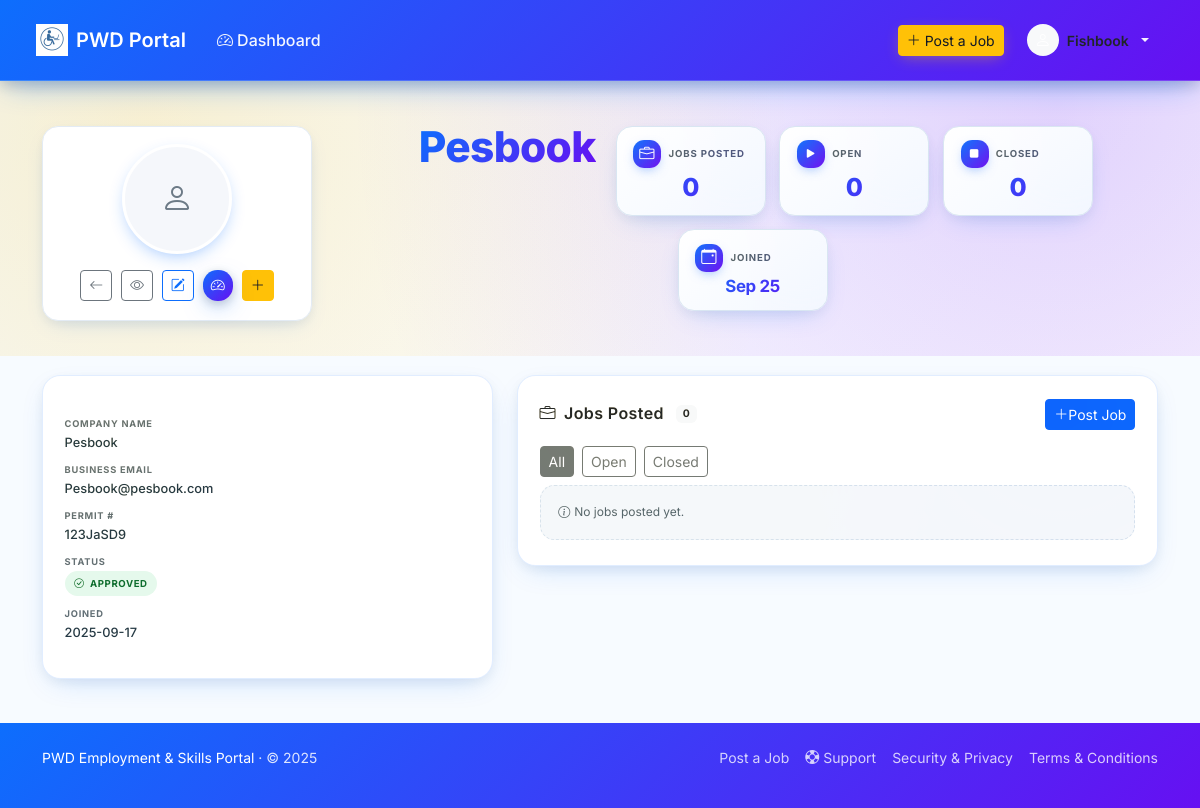
/public/employer_profile.php (signed in), run on the app's committed database.
### tables this page shows
CREATE TABLE `users` (
  `user_id` varchar(40) NOT NULL,
  `name` varchar(120) NOT NULL,
  `date_of_birth` date DEFAULT NULL,
  `gender` enum('Male','Female','Non-binary','Prefer not to say') DEFAULT NULL,
  `phone` varchar(30) DEFAULT NULL,
  `region` varchar(100) DEFAULT NULL,
  `province` varchar(100) DEFAULT NULL,
  `city` varchar(100) DEFAULT NULL,
  `full_address` varchar(255) DEFAULT NULL,
  `email` varchar(180) NOT NULL,
  `password` varchar(255) DEFAULT NULL,
  `role` enum('job_seeker','employer','admin') NOT NULL DEFAULT 'job_seeker',
  `experience` int(11) DEFAULT 0,
  `education` varchar(120) DEFAULT NULL,
  `education_level` varchar(120) DEFAULT NULL,
  `primary_skill_summary` text DEFAULT NULL,
  `profile_completeness` tinyint(3) UNSIGNED NOT NULL DEFAULT 0,
  `profile_last_calculated` datetime DEFAULT NULL,
  `disability` varchar(255) DEFAULT NULL,
  `disability_type` varchar(120) DEFAULT NULL,
  `disability_severity` enum('Mild','Moderate','Severe') DEFAULT NULL,
  `assistive_devices` varchar(255) DEFAULT NULL,
  `pwd_id_number` varbinary(255) DEFAULT NULL,
  `pwd_id_last4` varchar(8) DEFAULT NULL,
  `pwd_id_status` enum('None','Pending','Verified','Rejected') NOT NULL DEFAULT 'None',
  `job_seeker_status` enum('Active','Suspended') NOT NULL DEFAULT 'Active',
  `pwd_id_review_note` text DEFAULT NULL,
  `pwd_id_reviewed_at` datetime DEFAULT NULL,
  `pwd_id_reviewed_by` varchar(40) DEFAULT NULL,
  `resume` varchar(255) DEFAULT NULL,
  `video_intro` varchar(255) DEFAULT NULL,
  `expected_salary_currency` varchar(8) DEFAULT 'PHP',
  `expected_salary_min` int(11) DEFAULT NULL,
  `expected_salary_max` int(11) DEFAULT NULL,
  `expected_salary_period` enum('monthly','yearly','hourly') DEFAULT 'monthly',
  `interests` text DEFAULT NULL,
  `accessibility_preferences` varchar(255) DEFAULT NULL,
  `preferred_location` varchar(255) DEFAULT NULL,
  `preferred_work_setup` enum('On-site','Hybrid','Remote') DEFAULT NULL,
  `created_at` timestamp NOT NULL DEFAULT current_timestamp(),
  `company_name` varchar(255) DEFAULT '',
  `business_email` varchar(255) DEFAULT '',
  `company_website` varchar(255) DEFAULT NULL,
  `company_phone` varchar(64) DEFAULT NULL,
  `business_permit_number` varchar(100) DEFAULT NULL,
  `employer_status` enum('Pending','Approved','Suspended','Rejected') DEFAULT 'Pending',
  `suspension_reason` text DEFAULT NULL,
  `employer_doc` varchar(255) DEFAULT '',
  `profile_picture` varchar(255) DEFAULT NULL,
  `deleted_at` datetime DEFAULT NULL
);

### classes/User.php (called while the page is built, shortened)
<?php
class User {
    public static function findById(string $id): ?self {
        $pdo = Database::getConnection();
        $stmt = $pdo->prepare("SELECT * FROM users WHERE user_id=? LIMIT 1");
        $stmt->execute([$id]);
        $row = $stmt->fetch(PDO::FETCH_ASSOC);
        return new self($row);
    }
}

### public/employer_profile.php (the view, shortened to what this page needs)
<?php
require_once '../classes/User.php';
$viewerId   = $_SESSION['user_id'] ?? null;
$viewerRole = $_SESSION['role'] ?? '';
$userParam  = $_GET['user_id'] ?? '';
if ($userParam === '' && $viewerRole === 'employer') {
    $userParam = $viewerId;
}
$employer = User::findById($userParam);
$backUrl  = $_SERVER['HTTP_REFERER'] ?? 'index.php';
$isSelf = ($viewerRole === 'employer' && $viewerId === $employer->user_id);
$canSeePrivate = $isSelf || ($viewerRole === 'admin');
$jobs = [];
try {
    $pdo = Database::getConnection();
    $stmt = $pdo->prepare("
        SELECT job_id, title, status, created_at, employment_type, salary_min, salary_max, salary_currency
        FROM jobs
        WHERE employer_id=?
        ORDER BY created_at DESC
        LIMIT 200
    ");
    $stmt->execute([$employer->user_id]);
    $jobs = $stmt->fetchAll(PDO::FETCH_ASSOC);
} catch (Throwable $e) {
    $jobs = [];
}
include '../includes/header.php';
include '../includes/nav.php';
$joinDate = null;
if (!empty($employer->created_at)) {
    $ts = strtotime($employer->created_at);
    if ($ts && $ts > 0) $joinDate = date('Y-m-d',$ts);
}
?>
<div class="emp-profile-hero">
  <div class="container">
    <div class="emp-hero-grid">
      <aside class="emp-hero-left fade-up">
        <div class="emp-hero-left-inner text-center">
          <div class="ep-avatar mb-2">
            <?php if (!empty($employer->profile_picture)): ?>
              <img src="../<?php echo htmlspecialchars($employer->profile_picture); ?>" alt="Profile" style="width:100%;height:100%;object-fit:cover;"/>
            <?php else: ?>
              <i class="bi bi-person"></i>
            <?php endif; ?>
          </div>
          <div class="emp-actions">
            <a href="<?php echo htmlspecialchars($backUrl); ?>" class="btn btn-outline-secondary btn-sm"><i class="bi bi-arrow-left"></i></a>
            <a href="company.php?user_id=<?php echo urlencode($employer->user_id); ?>" class="btn btn-outline-secondary btn-sm" title="View public page"><i class="bi bi-eye"></i></a>
            <?php if ($isSelf): ?>
              <a href="employer_edit.php" class="btn btn-outline-primary btn-sm" title="Edit"><i class="bi bi-pencil-square"></i></a>
              <a href="employer_dashboard.php" class="btn btn-gradient btn-sm" title="Dashboard"><i class="bi bi-speedometer2"></i></a>
              <a href="jobs_create.php" class="btn btn-accent btn-sm" title="Post Job"><i class="bi bi-plus-lg"></i></a>
            <?php endif; ?>
          </div>
        </div>
      </aside>
      <div class="emp-hero-right min-w-0">
        <div class="emp-metrics name-inline fade-up fade-delay-2" aria-label="Quick statistics and employer name">
          <div class="emp-metric name"><span class="val emp-name"><?php echo htmlspecialchars($employer->company_name ?: $employer->name ?: 'Employer'); ?></span></div>
          <div class="emp-metric"><span class="lbl"><span class="icon"><i class="bi bi-briefcase"></i></span>Jobs Posted</span><span class="val"><?php echo count($jobs); ?></span></div>
          <?php $openCt = count(array_filter($jobs, fn($j)=>$j['status']==='Open')); $closedCt = count(array_filter($jobs, fn($j)=>$j['status']==='Closed')); ?>
          <div class="emp-metric"><span class="lbl"><span class="icon"><i class="bi bi-play-fill"></i></span>Open</span><span class="val"><?php echo $openCt; ?></span></div>
          <div class="emp-metric"><span class="lbl"><span class="icon"><i class="bi bi-stop-fill"></i></span>Closed</span><span class="val"><?php echo $closedCt; ?></span></div>
          <?php if ($joinDate): ?><div class="emp-metric joined"><span class="lbl"><span class="icon"><i class="bi bi-calendar-event"></i></span>Joined</span><span class="val"><?php echo htmlspecialchars(date('M y', strtotime($joinDate))); ?></span></div><?php endif; ?>
        </div>
      </div>
    </div>
  </div>
</div>
<div class="container ep-shell pb-4">
  <div class="row g-4">
    <div class="col-lg-5">
      <div class="ep-left-card h-100">
        <dl class="ep-details-dl">
          <dt>Company Name</dt>
          <dd><?php echo htmlspecialchars($employer->company_name ?: $employer->name); ?></dd>
          <?php if ($canSeePrivate && $employer->business_email): ?>
            <dt>Business Email</dt>
            <dd><?php echo htmlspecialchars($employer->business_email); ?></dd>
          <?php endif; ?>
          <?php if ($canSeePrivate && $employer->business_permit_number): ?>
            <dt>Permit #</dt>
            <dd><?php echo htmlspecialchars($employer->business_permit_number); ?></dd>
          <?php endif; ?>
          <?php if ($canSeePrivate && $employer->employer_status): ?>
            <dt>Status</dt>
            <dd>
              <?php $st=$employer->employer_status; $cls=strtolower($st); ?>
              <span class="ep-badge-status <?php echo htmlspecialchars($cls); ?>">
                <i class="bi bi-<?php echo $st==='Approved'?'check-circle':($st==='Suspended'?'exclamation-triangle':($st==='Rejected'?'x-circle':'hourglass-split')); ?>"></i>
                <?php echo htmlspecialchars($st); ?>
              </span>
            </dd>
          <?php endif; ?>
          <?php if ($joinDate): ?>
            <dt>Joined</dt>
            <dd><?php echo htmlspecialchars($joinDate); ?></dd>
          <?php endif; ?>
        </dl>
      </div>
    </div>
    <div class="col-lg-7">
      <div class="ep-jobs-card">
        <div class="ep-jobs-head">
          <h2><i class="bi bi-briefcase"></i><span>Jobs Posted</span><span class="badge bg-light text-dark ms-1" style="font-size:.65rem;"><?php echo count($jobs); ?></span></h2>
          <?php if ($isSelf): ?><a href="jobs_create.php" class="btn btn-primary btn-sm"><i class="bi bi-plus-lg"></i><span>Post Job</span></a><?php endif; ?>
        </div>
        <div class="d-flex flex-wrap gap-2 mb-2" role="toolbar" aria-label="Filter jobs by status">
          <button type="button" class="btn btn-sm btn-outline-secondary active" data-filter="all">All</button>
          <button type="button" class="btn btn-sm btn-outline-secondary" data-filter="open">Open</button>
          <button type="button" class="btn btn-sm btn-outline-secondary" data-filter="closed">Closed</button>
        </div>
        <?php if (!$jobs): ?>
          <div class="ep-empty"><i class="bi bi-info-circle me-1"></i>No jobs posted yet.</div>
        <?php endif; ?>
      </div>
    </div>
  </div>
</div>
<?php include '../includes/footer.php'; ?>

### public/assets/styles.css (style rules this page uses)
:root { --primary-blue: #0d6efd; --primary-purple: #6610f2; --accent-yellow: #ffc107; --neutral-light: #f8f9fa; --neutral-white: #ffffff; --text-dark: #212529; --text-body: #495057; --success-green: #198754; --warning-orange: #fd7e14; --brand-blue: var(--primary-blue); --brand-blue-600: #0b5ed7; --brand-blue-700: #0a58ca; --brand-yellow: var(--accent-yellow); --brand-yellow-600: #e0a800; --brand-black: var(--text-dark); --brand-shadow: 0 .5rem 1rem rgba(17,24,39,.08); --surface-radius: 16px; --surface: var(--neutral-white); --border-subtle: #e6eef7; --ink-muted: #4b5563; --nav-pill-hover: #eef6ff; --nav-bg: var(--neutral-white, #ffffff); --nav-text: var(--text-dark, #212529); --nav-text-muted: var(--text-body, #495057); --nav-border: var(--neutral-light, #e9edf3); --nav-accent: var(--primary-blue, var(--brand-blue)); --nav-grad-start: var(--primary-blue, var(--brand-blue-600)); --nav-grad-end: var(--primary-purple, var(--brand-blue-700)); --bs-primary: var(--brand-blue); --bs-primary-rgb: 13,110,253; --bs-body-color: var(--brand-black); --bs-body-bg: #f7fbff; --bs-link-color: var(--brand-blue); --bs-link-hover-color: var(--brand-blue-600); --bs-border-color: #e6eef7; }
* { box-sizing: border-box; }
body { font-family: 'Inter', system-ui, -apple-system, Segoe UI, Roboto, Arial, sans-serif; color: var(--brand-black); }
html { scroll-behavior:smooth; }
.btn-primary { --bs-btn-color: #fff; --bs-btn-bg: var(--brand-blue); --bs-btn-border-color: var(--brand-blue); --bs-btn-hover-bg: var(--brand-blue-600); --bs-btn-hover-border-color: var(--brand-blue-600); --bs-btn-active-bg: var(--brand-blue-700); --bs-btn-active-border-color: var(--brand-blue-700); --bs-btn-focus-shadow-rgb: 255,200,87; }
.btn-accent { --bs-btn-color: #111827; --bs-btn-bg: var(--brand-yellow); --bs-btn-border-color: var(--brand-yellow); --bs-btn-hover-bg: var(--brand-yellow-600); --bs-btn-hover-border-color: var(--brand-yellow-600); --bs-btn-active-bg: #cc931f; --bs-btn-active-border-color: #cc931f; --bs-btn-focus-shadow-rgb: 255,200,87; }
a { color: var(--brand-blue); }
html { scrollbar-width: thin; scrollbar-color: var(--primary-blue) var(--neutral-light); }
.btn-gradient { --btn-grad-start: var(--primary-blue); --btn-grad-end: var(--primary-purple); background: linear-gradient(135deg, var(--btn-grad-start), var(--btn-grad-end)); color:#fff !important; border: none; font-weight:600; letter-spacing:.3px; position: relative; overflow: hidden; box-shadow: 0 8px 24px -6px rgba(13,110,253,.55), 0 3px 10px rgba(0,0,0,.18); transition: all .32s cubic-bezier(.25,.46,.45,.94); border-radius: .9rem; }
.btn-gradient::before { content: ''; position: absolute; inset: 0; background: linear-gradient(60deg, rgba(255,255,255,0) 0%, rgba(255,255,255,.35) 50%, rgba(255,255,255,0) 100%); transform: translateX(-120%); animation: btnShine 4.5s ease-in-out infinite; pointer-events: none; }
.fade-up { opacity:0; transform: translateY(18px); animation: fadeUp .7s ease forwards; }
.fade-delay-2 { animation-delay:.10s !important; }

### includes/header.php (style rules this page uses)
body { font-family: 'Inter', system-ui, -apple-system, "Segoe UI", Roboto, Ubuntu, sans-serif; }

### includes/nav.php (style rules this page uses)
body { margin:0; scroll-padding-top: 76px; }

### data on the page
users: company_name "Pesbook", business_email "Pesbook@pesbook.com", business_permit_number "123JaSD9", employer_status "APPROVED", created_at "2025-09-17"

### other printed values
$_SESSION['name'] "Fishbook"
count($jobs) "0"
